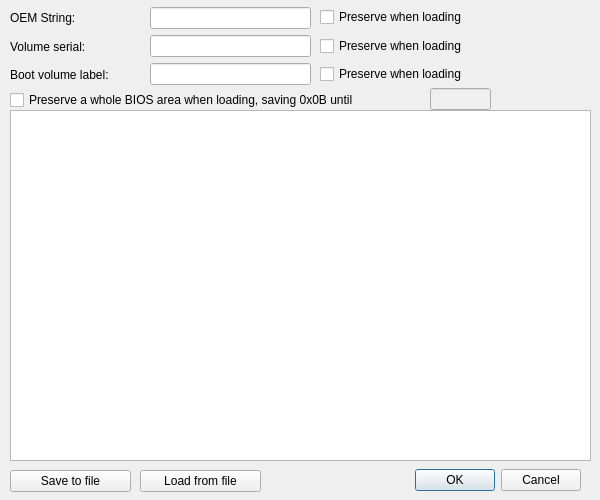
<?xml version="1.0" encoding="UTF-8"?>
<ui version="4.0">
 <class>bootSector</class>
 <widget class="QDialog" name="bootSector">
  <property name="geometry">
   <rect>
    <x>0</x>
    <y>0</y>
    <width>600</width>
    <height>500</height>
   </rect>
  </property>
  <property name="minimumSize">
   <size>
    <width>600</width>
    <height>500</height>
   </size>
  </property>
  <property name="maximumSize">
   <size>
    <width>600</width>
    <height>500</height>
   </size>
  </property>
  <property name="windowTitle">
   <string>Boot sector properties</string>
  </property>
  <widget class="QDialogButtonBox" name="buttonBox">
   <property name="geometry">
    <rect>
     <x>290</x>
     <y>464</y>
     <width>291</width>
     <height>32</height>
    </rect>
   </property>
   <property name="orientation">
    <enum>Qt::Horizontal</enum>
   </property>
   <property name="standardButtons">
    <set>QDialogButtonBox::Cancel|QDialogButtonBox::Ok</set>
   </property>
  </widget>
  <widget class="QLineEdit" name="leOEMString">
   <property name="geometry">
    <rect>
     <x>150</x>
     <y>7</y>
     <width>161</width>
     <height>22</height>
    </rect>
   </property>
   <property name="font">
    <font>
     <family>Courier</family>
    </font>
   </property>
   <property name="maxLength">
    <number>8</number>
   </property>
  </widget>
  <widget class="QLineEdit" name="leSerial">
   <property name="geometry">
    <rect>
     <x>150</x>
     <y>35</y>
     <width>161</width>
     <height>22</height>
    </rect>
   </property>
   <property name="font">
    <font>
     <family>Courier</family>
    </font>
   </property>
   <property name="text">
    <string/>
   </property>
   <property name="maxLength">
    <number>8</number>
   </property>
  </widget>
  <widget class="QLineEdit" name="leLabel">
   <property name="geometry">
    <rect>
     <x>150</x>
     <y>63</y>
     <width>161</width>
     <height>22</height>
    </rect>
   </property>
   <property name="font">
    <font>
     <family>Courier</family>
    </font>
   </property>
   <property name="maxLength">
    <number>11</number>
   </property>
  </widget>
  <widget class="QLabel" name="label">
   <property name="geometry">
    <rect>
     <x>10</x>
     <y>10</y>
     <width>141</width>
     <height>16</height>
    </rect>
   </property>
   <property name="text">
    <string>OEM String:</string>
   </property>
  </widget>
  <widget class="QLabel" name="label_2">
   <property name="geometry">
    <rect>
     <x>10</x>
     <y>39</y>
     <width>141</width>
     <height>16</height>
    </rect>
   </property>
   <property name="text">
    <string>Volume serial:</string>
   </property>
  </widget>
  <widget class="QLabel" name="label_3">
   <property name="geometry">
    <rect>
     <x>10</x>
     <y>67</y>
     <width>141</width>
     <height>16</height>
    </rect>
   </property>
   <property name="text">
    <string>Boot volume label:</string>
   </property>
  </widget>
  <widget class="QPlainTextEdit" name="teHexView">
   <property name="geometry">
    <rect>
     <x>10</x>
     <y>110</y>
     <width>581</width>
     <height>351</height>
    </rect>
   </property>
   <property name="font">
    <font>
     <family>Courier</family>
    </font>
   </property>
   <property name="undoRedoEnabled">
    <bool>false</bool>
   </property>
   <property name="readOnly">
    <bool>true</bool>
   </property>
  </widget>
  <widget class="QPushButton" name="pushButton">
   <property name="geometry">
    <rect>
     <x>140</x>
     <y>470</y>
     <width>121</width>
     <height>22</height>
    </rect>
   </property>
   <property name="text">
    <string>Load from file</string>
   </property>
  </widget>
  <widget class="QPushButton" name="pushButton_2">
   <property name="geometry">
    <rect>
     <x>10</x>
     <y>470</y>
     <width>121</width>
     <height>22</height>
    </rect>
   </property>
   <property name="text">
    <string>Save to file</string>
   </property>
  </widget>
  <widget class="QCheckBox" name="cbPreserveSerial">
   <property name="geometry">
    <rect>
     <x>320</x>
     <y>36</y>
     <width>231</width>
     <height>20</height>
    </rect>
   </property>
   <property name="text">
    <string>Preserve when loading</string>
   </property>
  </widget>
  <widget class="QCheckBox" name="cbPreserveLabel">
   <property name="geometry">
    <rect>
     <x>320</x>
     <y>64</y>
     <width>221</width>
     <height>20</height>
    </rect>
   </property>
   <property name="text">
    <string>Preserve when loading</string>
   </property>
  </widget>
  <widget class="QCheckBox" name="cbPreserveOEM">
   <property name="geometry">
    <rect>
     <x>320</x>
     <y>7</y>
     <width>231</width>
     <height>20</height>
    </rect>
   </property>
   <property name="text">
    <string>Preserve when loading</string>
   </property>
  </widget>
  <widget class="QCheckBox" name="cbPreserveBIOS">
   <property name="geometry">
    <rect>
     <x>10</x>
     <y>90</y>
     <width>411</width>
     <height>20</height>
    </rect>
   </property>
   <property name="toolTip">
    <string>Use to preserve disk geometry and root directory information when substituting boot block from drive with other geometry</string>
   </property>
   <property name="text">
    <string>Preserve a whole BIOS area when loading, saving 0x0B until</string>
   </property>
  </widget>
  <widget class="QLineEdit" name="leBIOSEnds">
   <property name="enabled">
    <bool>false</bool>
   </property>
   <property name="geometry">
    <rect>
     <x>430</x>
     <y>88</y>
     <width>61</width>
     <height>22</height>
    </rect>
   </property>
   <property name="font">
    <font>
     <family>Courier</family>
    </font>
   </property>
   <property name="maxLength">
    <number>5</number>
   </property>
  </widget>
 </widget>
 <resources/>
 <connections>
  <connection>
   <sender>buttonBox</sender>
   <signal>accepted()</signal>
   <receiver>bootSector</receiver>
   <slot>accept()</slot>
   <hints>
    <hint type="sourcelabel">
     <x>248</x>
     <y>254</y>
    </hint>
    <hint type="destinationlabel">
     <x>157</x>
     <y>274</y>
    </hint>
   </hints>
  </connection>
  <connection>
   <sender>buttonBox</sender>
   <signal>rejected()</signal>
   <receiver>bootSector</receiver>
   <slot>reject()</slot>
   <hints>
    <hint type="sourcelabel">
     <x>316</x>
     <y>260</y>
    </hint>
    <hint type="destinationlabel">
     <x>286</x>
     <y>274</y>
    </hint>
   </hints>
  </connection>
 </connections>
</ui>
